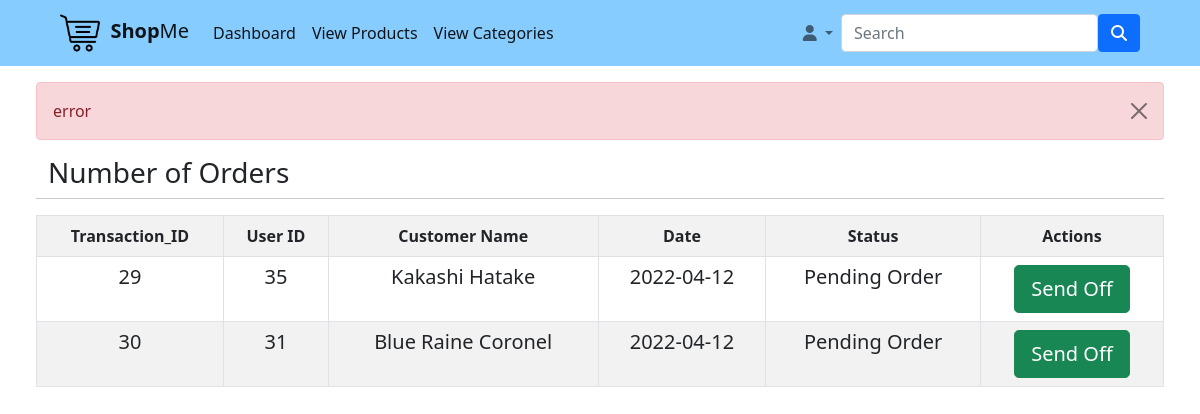
Page /viewOrders.php?error=error (signed in) on the committed database.
### tables this page shows
CREATE TABLE `payment` (
  `Transaction_ID` int(11) NOT NULL COMMENT 'Transaction Number ID',
  `User_ID` int(11) NOT NULL COMMENT 'Auto generated ID of Customer User',
  `Total_Bills` double NOT NULL COMMENT 'Total bills of the user',
  `Status` text NOT NULL COMMENT 'status of the Transaction',
  `Date` date NOT NULL DEFAULT current_timestamp() COMMENT 'Order Date'
);

CREATE TABLE `user_customer` (
  `User_ID` int(11) NOT NULL COMMENT 'Auto generated ID',
  `fullname` text NOT NULL COMMENT 'Full Name of The User',
  `email` varchar(255) NOT NULL COMMENT 'Any email address',
  `password` varchar(255) NOT NULL COMMENT 'Login Password of the User',
  `address` varchar(255) NOT NULL COMMENT 'address of the User',
  `contact` varchar(11) NOT NULL COMMENT 'Mobile Number of the User'
);

### viewOrders.php (the view, shortened to what this page needs)
<?php
include "db_conn.php";
	if(isset($_SESSION['User_ID']) && isset($_SESSION['fullname'])){
?>
<!DOCTYPE html>
<html>
   <head>
   	<link rel="stylesheet" type="text/css" href="style/mystyle.css">
		<link href="https://cdn.jsdelivr.net/npm/bootstrap@5.1.3/dist/css/bootstrap.min.css" rel="stylesheet">
   </head>
   <body>
		<nav class="navbar sticky-top navbar-expand-lg navbar-light px-5">
		  <div class="container-fluid">
		    <a class="navbar-brand" href="adminHome.php"><img class="navImg" src="images/logoMain.png"/>&nbsp&nbsp<b>Shop</b>Me</a>
		    <div class="collapse navbar-collapse" id="navbarSupportedContent">
		      <ul class="navbar-nav me-auto mb-2 mb-lg-0">
		        <li class="nav-item">
		          <a class="nav-link active" aria-current="page" href="adminHome.php" >Dashboard</a>
		        </li>
		        <li class="nav-item">
		          	<a class="nav-link active" aria-current="page" href="Product.php" >View Products</a>
		        </li>
		          <li class="nav-item">
		          <a class="nav-link active" aria-current="page" href="Categories.php" >View Categories</a>
		        </li>
		      </ul>
		      	<ul class="navbar-nav nav nav-pills mb-2 mb-lg-0">
		        <li class="nav-item dropdown">
		          <a class="nav-link dropdown-toggle " href="#" id="navbarDropdown" role="button" data-bs-toggle="dropdown" aria-expanded="false">
		            <b><i class="fas fa-user"></i></b>
		          </a>
		        </li>
		      </ul>
		      <form class="d-flex">
		        <input class="form-control mb-lg-0" type="search" placeholder="Search" aria-label="Search">
		        <button class="btn btn-primary" type="submit"><i class="fas fa-search"></i></button>
		      </form>
		    </div>
		  </div>
		</nav>
        <div class="px-5">
        	 <div class="row text-left py-3">
        	 	<?php if(isset($_GET['error'])){ ?>
					<div class="alert alert-danger alert-dismissible fade show" role="alert">
						<?php echo $_GET['error']; ?>
						<button type="button" class="btn-close" data-bs-dismiss="alert" aria-label="Close"></button>
					</div>
					<?php } ?>
        	 	<h3>Number of Orders</h3>
        	 		<hr>
        	 	<table class="table table-bordered table-xxl table-striped">
        	 		<tr align="center">
        	 			<th>Transaction_ID</th>
        	 			<th>User ID</th>
        	 			<th>Customer Name</th>
        	 			<th>Date</th>
        	 			<th>Status</th>
        	 			<th>Actions</th>
        	 		</tr>
        	 		<?php
        	 			$sql = "SELECT * FROM payment
        	 						JOIN user_customer ON payment.User_ID = user_customer.User_ID
        	 						WHERE Status = 'Pending Order'";
					    $stmt = $conn->prepare($sql);
					    $stmt->execute();
					     foreach($stmt as $row){
        	 		echo"
        	 			<form action=\"sendOFFdb.php\" method=\"post\">
			        	 		<tr align=\"center\">
			        	 		<input type=\"hidden\" value=\"".$row['Transaction_ID']."\" name=\"transID\">
			        	 			<td><h5>".$row['Transaction_ID']."</h5></td>
			        	 			<input type=\"hidden\" value=\"".$row['User_ID']."\" name=\"UserID\">
			        	 			<td><h5>".$row['User_ID']."</h5></td>
			        	 			<td><h5>".$row['fullname']."</h5></td>
			        	 			<td><h5>".$row['Date']."</h5></td>
			        	 			<input type=\"hidden\" value=\"".$row['Status']."\" name=\"Status\">
			        	 			<td><h5>".$row['Status']."</h5></td>
			        	 			<td><button type=\"submit\" class=\"btn btn-success btn-lg\" name=\"dispatch\">Send Off</button></td>
			        	 		</tr>
		        	 		</form>";
        	 			}
        	 		?>
        	 	</table>
       	 </div>
        </div>
   </body>
</html>
<?php }else{
	header("Location: login.php");
	exit;
	}
?>

### style/mystyle.css (style rules this page uses)
.navbar { background-color: #87CCFF; }
nav img { width: 40px; }

### rows in the picture
payment: Transaction_ID "29", user_customer.User_ID "35", user_customer.fullname "Kakashi Hatake", Date "2022-04-12", Status "Pending Order"
payment: Transaction_ID "30", user_customer.User_ID "31", user_customer.fullname "Blue Raine Coronel", Date "2022-04-12", Status "Pending Order"

### other values in the picture
$_GET['error'] "error"
